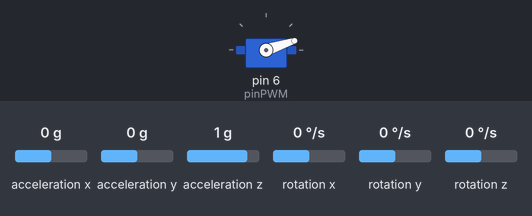
A sketch run on a simulated Arduino Uno, built with avr-gcc and run on an emulated ATmega328P. Shown: servo. The inputs (shaded band) are chosen by the test bench; at power-on: rotation z 0 °/s, acceleration x 0 g, acceleration y 0 g, acceleration z 1 g, rotation x 0 °/s, rotation y 0 °/s. What the sketch prints to the serial monitor is not drawn.

Above: at 3.01 s.
At 10.7 s:
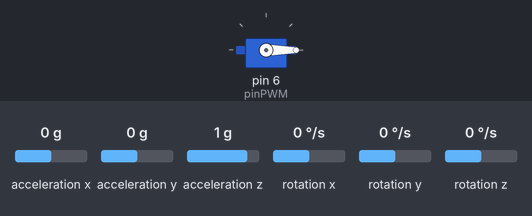
10.8 s: rotation z set to -94 °/s
At 12.17 s:
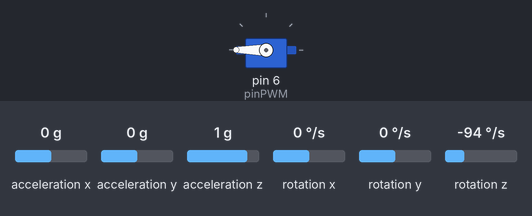
16.4 s: rotation z set to -83 °/s
Timing chart, 0 to 22.9 s (numbered marks = the images above; inputs shaded):
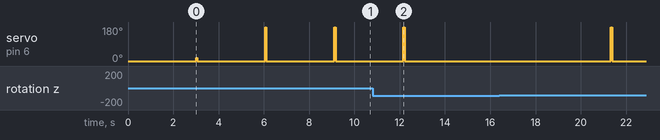

Measured:
- after the input at 10.8 s, servo on pin 6 (pinPWM): goes on until 12.2 s, then stays 0°
- by itself, servo on pin 6 (pinPWM): repeats every 3.1 s: 0° 3.0 s, 180° 0.05 s

The sketch:

PIDcontrol.ino
```cpp
#include "I2Cdev.h"
#include "MPU6050.h"
#include "Wire.h"
#include <Servo.h>

Servo ESC;//Objeto para aumentar la velocidad de la rueda

//$$$$$$$$$$$$$$$$$$$ MPU 6050 $$$$$$$$$$$$$$$$$$$$$$$$$$$$$$$$$$$$$$$$$$$$$$$$$$$$$$$$$$$$$$$$$$$$$$$$$
MPU6050 sensor;

// Valores RAW (sin procesar) del acelerometro y giroscopio en los ejes x,y,z
int ax, ay, az;
int gx, gy, gz;
long tiempo_prev;
float dt;
float girosc_ang_z,girosc_ang_z_prev;

float pwmOut;
const int pinPWM=6;//pin que enviara la señal al driver
float m=0.15,g=9.81;//consideramos una masa de 150g

//CONSTANTES PID
const double Kp = 0.5;  // Proportional gain
const double Ki = 0.1;  // Integral gain
const double Kd = 0.01; // Derivative gain

double Setpoint=21, Input, Output;
double lastInput, lastError, integral;


void setup() {
  Serial.begin(57600);
  ESC.attach(pinPWM, 1000, 1600);
  ESC.write(1000);
  Wire.begin();           //Iniciando I2C
  sensor.initialize();
  if (sensor.testConnection()) Serial.println("Sensor iniciado correctamente");
  else Serial.println("Error al iniciar el sensor");
  tiempo_prev=millis();
}

void loop() {
  // Leer las aceleraciones y velocidades angulares
  sensor.getAcceleration(&ax, &ay, &az);
  sensor.getRotation(&gx, &gy, &gz);
  dt = millis()-tiempo_prev;
  tiempo_prev=millis();
  girosc_ang_z=(gz/131)*dt/1000.0 + girosc_ang_z_prev;
  girosc_ang_z_prev=girosc_ang_z;
  Input=girosc_ang_z;
  //Trabajamos con la ley de control
  double error = Setpoint - Input;
  integral += error*dt;
  double derivative = (error - lastError)/dt;
  Output = (Kp * error) + (Ki * integral) + (Kd * derivative);
  lastError = error;

  unsigned long startTime=millis();
  if(Input<30){
      while(millis() - startTime < 3000){ESC.write(0);}
      ESC.write(Output);
    }
   if(Input>30){
    while(millis() - startTime < 3000){ESC.write(Output);}
    ESC.write(0);
    }
  delay(50);
}
```
